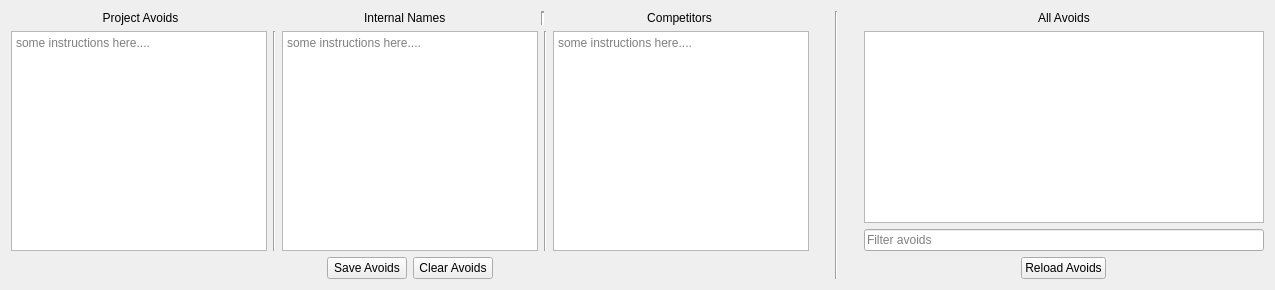
      <widget class="QWidget" name="avoids_tab">
       <attribute name="title">
        <string>View/Add Avoids</string>
       </attribute>
       <layout class="QGridLayout" name="gridLayout_3">
        <item row="0" column="0">
         <layout class="QGridLayout" name="gridLayout_5">
          <item row="1" column="3">
           <spacer name="verticalSpacer_3">
            <property name="orientation">
             <enum>Qt::Vertical</enum>
            </property>
            <property name="sizeHint" stdset="0">
             <size>
              <width>20</width>
              <height>40</height>
             </size>
            </property>
           </spacer>
          </item>
          <item row="1" column="4">
           <layout class="QGridLayout" name="gridLayout_6">
            <property name="sizeConstraint">
             <enum>QLayout::SetDefaultConstraint</enum>
            </property>
            <item row="1" column="3">
             <widget class="QTableView" name="qtable_avoids">
              <property name="minimumSize">
               <size>
                <width>400</width>
                <height>0</height>
               </size>
              </property>
              <property name="statusTip">
               <string>Complete list of all avoids</string>
              </property>
              <property name="editTriggers">
               <set>QAbstractItemView::NoEditTriggers</set>
              </property>
              <property name="sortingEnabled">
               <bool>true</bool>
              </property>
              <property name="wordWrap">
               <bool>true</bool>
              </property>
             </widget>
            </item>
            <item row="4" column="3">
             <layout class="QGridLayout" name="gridLayout_7">
              <item row="0" column="0" alignment="Qt::AlignHCenter">
               <widget class="QPushButton" name="btn_reload_avoids">
                <property name="statusTip">
                 <string>Reload avoids from master list only</string>
                </property>
                <property name="text">
                 <string>Reload Avoids</string>
                </property>
               </widget>
              </item>
             </layout>
            </item>
            <item row="3" column="3">
             <layout class="QHBoxLayout" name="horizontalLayout_11">
              <item>
               <widget class="QLineEdit" name="lineedit_filter_avoids">
                <property name="statusTip">
                 <string>Enter avoids to filter for here</string>
                </property>
                <property name="inputMask">
                 <string/>
                </property>
                <property name="text">
                 <string/>
                </property>
                <property name="placeholderText">
                 <string>Filter avoids</string>
                </property>
               </widget>
              </item>
             </layout>
            </item>
            <item row="0" column="3">
             <layout class="QHBoxLayout" name="horizontalLayout_12">
              <item alignment="Qt::AlignHCenter">
               <widget class="QLabel" name="label_all_avoids">
                <property name="text">
                 <string>All Avoids</string>
                </property>
               </widget>
              </item>
             </layout>
            </item>
           </layout>
          </item>
          <item row="1" column="1">
           <spacer name="verticalSpacer">
            <property name="orientation">
             <enum>Qt::Vertical</enum>
            </property>
            <property name="sizeHint" stdset="0">
             <size>
              <width>20</width>
              <height>40</height>
             </size>
            </property>
           </spacer>
          </item>
          <item row="1" column="0">
           <layout class="QGridLayout" name="gridLayout_4">
            <property name="sizeConstraint">
             <enum>QLayout::SetNoConstraint</enum>
            </property>
            <item row="2" column="0">
             <layout class="QHBoxLayout" name="horizontalLayout_8">
              <item>
               <widget class="QLabel" name="label_project_avoids">
                <property name="text">
                 <string>Project Avoids</string>
                </property>
                <property name="alignment">
                 <set>Qt::AlignCenter</set>
                </property>
               </widget>
              </item>
              <item alignment="Qt::AlignHCenter|Qt::AlignVCenter">
               <widget class="QLabel" name="label_3">
                <property name="text">
                 <string>Internal Names</string>
                </property>
               </widget>
              </item>
              <item>
               <widget class="Line" name="line_2">
                <property name="lineWidth">
                 <number>2</number>
                </property>
                <property name="orientation">
                 <enum>Qt::Vertical</enum>
                </property>
               </widget>
              </item>
              <item>
               <widget class="QLabel" name="label_competitor">
                <property name="text">
                 <string>Competitors</string>
                </property>
                <property name="alignment">
                 <set>Qt::AlignCenter</set>
                </property>
               </widget>
              </item>
             </layout>
            </item>
            <item row="5" column="0">
             <layout class="QGridLayout" name="gridLayout_8">
              <item row="0" column="0" alignment="Qt::AlignRight|Qt::AlignVCenter">
               <widget class="QPushButton" name="btn_save_avoids">
                <property name="maximumSize">
                 <size>
                  <width>300</width>
                  <height>16777215</height>
                 </size>
                </property>
                <property name="statusTip">
                 <string>Save and combine avoids with master list [Ctrl+Enter]</string>
                </property>
                <property name="text">
                 <string>Save Avoids</string>
                </property>
                <property name="shortcut">
                 <string>Ctrl+Return</string>
                </property>
               </widget>
              </item>
              <item row="0" column="1" alignment="Qt::AlignLeft">
               <widget class="QPushButton" name="btn_clear_avoids">
                <property name="maximumSize">
                 <size>
                  <width>300</width>
                  <height>16777215</height>
                 </size>
                </property>
                <property name="statusTip">
                 <string>Clear and reset avoids</string>
                </property>
                <property name="text">
                 <string>Clear Avoids</string>
                </property>
               </widget>
              </item>
             </layout>
            </item>
            <item row="3" column="0">
             <layout class="QHBoxLayout" name="horizontalLayout_9">
              <item>
               <widget class="QPlainTextEdit" name="text_project_avoids">
                <property name="maximumSize">
                 <size>
                  <width>300</width>
                  <height>16777215</height>
                 </size>
                </property>
                <property name="statusTip">
                 <string>Enter project avoids here</string>
                </property>
                <property name="placeholderText">
                 <string>some instructions here....</string>
                </property>
               </widget>
              </item>
              <item>
               <widget class="Line" name="line_5">
                <property name="orientation">
                 <enum>Qt::Vertical</enum>
                </property>
               </widget>
              </item>
              <item>
               <widget class="QPlainTextEdit" name="text_internal_names">
                <property name="placeholderText">
                 <string>some instructions here....</string>
                </property>
               </widget>
              </item>
              <item>
               <widget class="Line" name="line_3">
                <property name="orientation">
                 <enum>Qt::Vertical</enum>
                </property>
               </widget>
              </item>
              <item>
               <widget class="QPlainTextEdit" name="text_competitor">
                <property name="statusTip">
                 <string>Enter competitor names here</string>
                </property>
                <property name="placeholderText">
                 <string>some instructions here....</string>
                </property>
               </widget>
              </item>
             </layout>
            </item>
           </layout>
          </item>
          <item row="1" column="2">
           <widget class="Line" name="line">
            <property name="orientation">
             <enum>Qt::Vertical</enum>
            </property>
           </widget>
          </item>
         </layout>
        </item>
       </layout>
      </widget>
